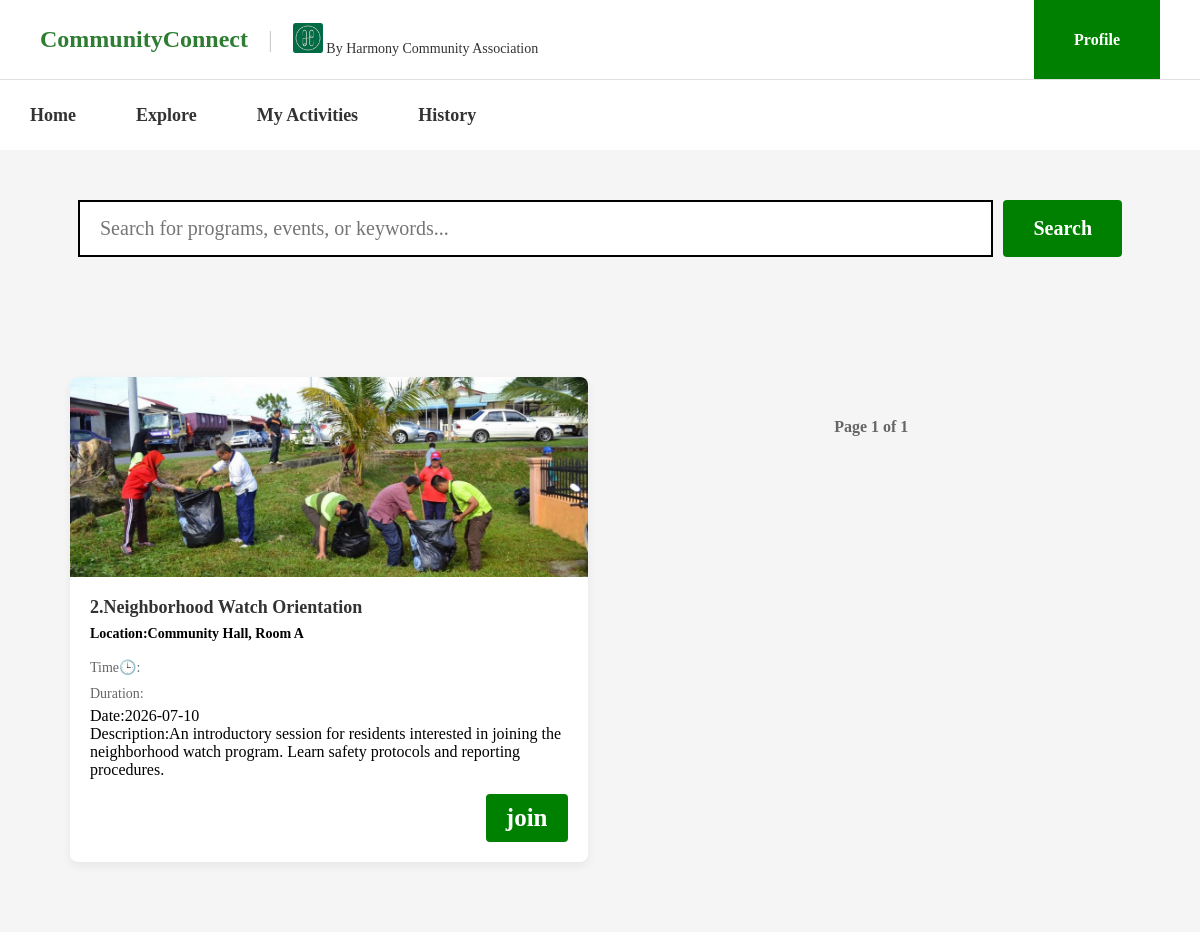
The page /MainPage/program.php?program=Neighborhood Watch Orientation (signed in) on the database its author committed.
### tables this page shows
CREATE TABLE `program` (
  `id` int(11) NOT NULL,
  `title` varchar(150) NOT NULL,
  `event_date` date NOT NULL,
  `start_time` time NOT NULL,
  `end_time` time NOT NULL,
  `location` varchar(200) NOT NULL,
  `description` text NOT NULL
);

### MainPage/program.php (the view, shortened to what this page needs)
<?php
global $connection;
$limit = 6;
$page = isset($_GET['page']) ? (int)$_GET['page'] : 1;
$offset = ($page - 1) * $limit;
$user_id = $_SESSION['id'];
$search_query = ($_GET['program'] ?? "");
if ($search_query !== "") {
    $count_sql = "SELECT COUNT(*) AS total FROM program
    WHERE title LIKE '%$search_query%'
    AND event_date >= CURDATE()
    AND id NOT IN (SELECT program_id FROM user_program WHERE user_id= '$user_id')";
    $count_result = mysqli_query($connection, $count_sql);
    $total_rows = mysqli_fetch_assoc($count_result)['total'];
    $sql = "SELECT * FROM program
    WHERE title LIKE '%$search_query%'
    AND event_date >= CURDATE()
    AND id NOT IN (SELECT program_id FROM user_program WHERE user_id= '$user_id')
    LIMIT $limit OFFSET $offset";
}
$result = mysqli_query($connection, $sql);
$total_pages = ceil($total_rows / $limit);
?>
<!DOCTYPE html>
<html lang="en">
<head>
    <link rel="stylesheet" href="../CSS/user.css">
</head>
<body>
    <header class="top-header">
        <div class="header-left">
            <h1 class="brand-title">CommunityConnect</h1>
            <span class="divider">|</span>
            <div class="org-host">
                <img src="../Images/harmony.jpg"
                    alt="https://media.licdn.com/dms/image/v2/D4E03AQELNAHJckXI1Q/profile-displayphoto-shrink_200_200/B4EZOXqLbGHkAk-/0/1733416237478?e=2147483647&v=beta&t=sjAOtOOF-mVLAh6dF3wuGAHkhmZoFFiBIWNB3DAQ30s"
                    class="logo-placeholder">
                <span>By Harmony Community Association</span>
            </div>
        </div>
        <div class="header-right">
            <a href="profile.php" class="profile-btn">Profile</a>
        </div>
    </header>
    <nav class="main-nav">
        <a href="user_page.php" target="_self">Home</a>
        <a href="program.php" target="_self">Explore</a>
        <a href="program_status.php" target="_self">My Activities</a>
        <a href="history.php" target="_self">History</a>
    </nav>
    <div class="search-section">
        <form action="program.php" method="GET" class="search-container">
            <input type="text" name="program" placeholder="Search for programs, events, or keywords...">
            <input type="submit" value="Search">
        </form>
    </div>
    <div class="page-content">
        <div class="programs-section">
            <?php
            if ($result && mysqli_num_rows($result) > 0) {
                while ($row = mysqli_fetch_assoc($result)) {
            ?>
                    <div class="program-card">
                        <img src="../Images/gotong-royong.jpg" alt="https://www.mbsj.gov.my/ms/gotong-royong-0">
                        <div class="card-content">
                            <h3><?php echo $row['id']; ?>.<?php echo htmlspecialchars($row['title']); ?></h3>
                            <p class="location">Location:<?php echo htmlspecialchars($row['location']); ?></p>
                            <p class="time">Time🕒:<?php echo htmlspecialchars($row['time']); ?></p>
                            <p class="duration">Duration:<?php echo htmlspecialchars($row['duration']); ?></p>
                            <p class="date">Date:<?php echo htmlspecialchars($row['event_date']); ?></p>
                            <p class="description">Description:<?php echo htmlspecialchars($row['description']); ?></p>
                            <a href="join_request_submitted.php?program_id=<?php echo $row['id']; ?>">
                                <button class="join">join</button>
                            </a>
                        </div>
                    </div>
            <?php
                }
            } else {
                echo "<p>No programs found.</p>";
            }
            ?>
            <?php if ($total_rows > 0): ?>
                <div style="text-align: center; margin: 40px 0; font-family: Arial, sans-serif; font-weight: bold;">
                    <span style="display: inline-block; margin: 0 10px; color: #666; vertical-align: middle;">
                        Page <?php echo $page; ?> of <?php echo $total_pages; ?>
                    </span>
                </div>
            <?php endif; ?>
        </div>
    </div>
</body>
</html>

### CSS/user.css (style rules this page uses)
* { margin: 0; padding: 0; box-sizing: border-box; font-family: Times New Roman, serif; }
.top-header { display: flex; justify-content: space-between; align-items: center; padding: 0 40px; border-bottom: 1px solid #e0e0e0; height: 80px; }
.header-left { display: flex; align-items: center; gap: 20px; }
.brand-title { font-size: 24px; font-weight: bold; color: #2e7d32; }
.divider { color: #cccccc; font-size: 24px; }
.logo-placeholder { width: 30px; height: 30px; }
.org-host { font-size: 14px; color: #333333; }
.header-right { display: flex; align-self: stretch; }
.profile-btn { display: flex; align-items: center; justify-content: center; background-color: Green; color: #ffffff; padding: 0 40px; text-decoration: none; font-weight: bold; font-size: 16px; height: 100%; }
.main-nav { display: flex; align-items: stretch; height: 70px; }
.main-nav a { display: inline-flex; align-items: center; margin: 0; padding: 0 30px; color: #333333; text-decoration: none; font-weight: bold; font-size: 18px; }
.page-content { padding: 40px; }
.page-content { width: 100%; height: 100%; margin: 0px; background-color: #f5f5f5; }
.search-container { display: flex; width: 90%; margin: 30px auto; height: fit-content; }
.search-container input[type="text"] { flex: 1; padding: 15px 20px; font-size: 20px; border: 2px solid; }
.search-container input[type="submit"] { padding: 15px 30px; font-size: 20px; font-weight: bold; color: #ffffff; background-color: green; border: none; border-radius: 4px; cursor: pointer; margin-left: 10px; }
.search-section { background-color: #f5f5f5; height: fit-content; padding: 20px; display: flex; justify-content: center; }
.programs-section { display: grid; grid-template-columns: repeat(auto-fill, minmax(350px, 1fr)); gap: 25px; padding: 30px; background-color: #f5f5f5; width: 100%; }
.program-card { background-color: #ffffff; border-radius: 8px; overflow: hidden; box-shadow: 0 4px 10px rgba(0, 0, 0, 0.06); display: flex; flex-direction: column; }
.program-card img { width: 100%; height: 200px; object-fit: cover; }
.card-content a { align-self: flex-end; text-decoration: none; margin-top: 15px; }
.card-content { padding: 20px; position: relative; display: flex; flex-direction: column; }
.card-content h3 { font-size: 18px; color: #333333; margin-bottom: 8px; }
.card-content .location { color: black; font-size: 14px; font-weight: bold; margin-bottom: 12px; }
.card-content .time, .card-content .duration { font-size: 14px; color: #666666; margin: 5px 0; }
.card-content .join { background-color: green; color: #ffffff; border: none; padding: 10px 20px; border-radius: 4px; font-weight: bold; cursor: pointer; font-size: 25px; width: 100%; }

### rows shown on the page
program: id "2", title "Neighborhood Watch Orientation", location "Community Hall, Room A", event_date "2026-07-10", description "An introductory session for residents interested in joining the neighborhood watch program. Learn safety protocols and reporting procedures."

### other values the page prints
$page "1"
$total_pages "1"
